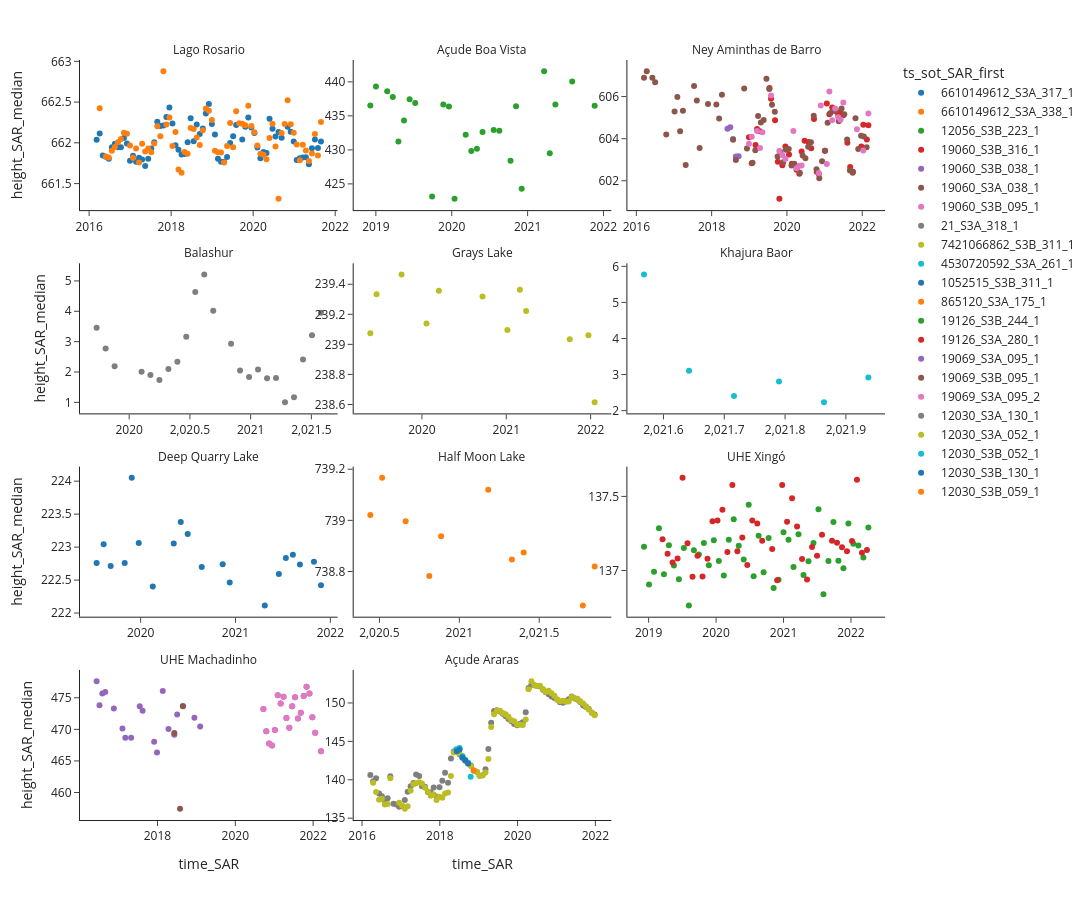

The notebook cell saved with this chart:
### Code cell
#Plot Final outcome
import plotly.express as px
from plotly.subplots import make_subplots
import plotly.graph_objects as go


df=df_final_SAR
x_fd='time_SAR'
y_fd='height_SAR_median'
facet='lake_name_SAR_first'
color='ts_sot_SAR_first'
fig = px.scatter(df, x=x_fd, y=y_fd, 
                 facet_col=facet,color=color,facet_col_wrap=3,
                 # color_discrete_sequence=["#7570b3","#d95f02"],
                 template="simple_white", width=1200, height=900)
# fig.update_traces(marker=dict(size=5,color='#661666'))
fig.update_xaxes(matches=None)
fig.update_yaxes(matches=None)

fig.for_each_annotation(lambda a: a.update(text=a.text.split("=")[-1]))
fig.for_each_yaxis(lambda y: y.update(showticklabels=True,matches=None))
fig.for_each_xaxis(lambda x: x.update(showticklabels=True,matches=None))

fig.show()
del df

### Figure 1 — Plotly figure (JSON) as saved in the notebook; plotly's stock layout.template omitted (floating-point values rounded to 4 significant figures)
{"data": [{"hovertemplate": "ts_sot_SAR_first=6610149612_S3A_317_1<br>lake_name_SAR_first=Lago Rosario<br>time_SAR=%{x}<br>height_SAR_median=%{y}<extra></extra>", "legendgroup": "6610149612_S3A_317_1", "marker": {"color": "#1F77B4", "symbol": "circle"}, "mode": "markers", "name": "6610149612_S3A_317_1", "orientation": "v", "showlegend": true, "type": "scatter", "x": [2016.0, 2016.0, 2016.0, 2016.0, 2016.0, 2017.0, 2017.0, 2017.0, 2017.0, 2017.0, 2017.0, 2017.0, 2017.0, 2017.0, 2017.0, 2017.0, 2017.0, 2017.0, 2018.0, 2018.0, 2018.0, 2018.0, 2018.0, 2018.0, 2018.0, 2018.0, 2018.0, 2018.0, 2018.0, 2018.0, 2018.0, 2018.0, 2019.0, 2019.0, 2019.0, 2019.0, 2019.0, 2019.0, 2019.0, 2019.0, 2019.0, 2019.0, 2019.0, 2019.0, 2019.0, 2020.0, 2020.0, 2020.0, 2020.0, 2020.0, 2020.0, 2020.0, 2020.0, 2020.0, 2020.0, 2020.0, 2020.0, 2020.0, 2021.0, 2021.0, 2021.0, 2021.0, 2021.0, 2021.0, 2021.0, 2021.0, 2021.0, 2021.0, 2021.0, 2021.0, 2022.0, 2022.0, 2022.0], "xaxis": "x10", "y": [662.0, 662.1, 661.8, 661.8, 661.8, 661.9, 662.0, 661.9, 661.9, 662.1, 662.0, 661.8, 661.8, 661.8, 661.8, 661.8, 661.7, 661.8, 661.9, 662.0, 662.3, 662.2, 662.2, 662.3, 662.4, 662.2, 662.0, 661.9, 661.9, 661.9, 662.0, 662.3, 662.0, 662.2, 662.1, 662.2, 662.4, 662.5, 662.2, 662.1, 661.8, 661.8, 661.8, 661.8, 662.0, 662.1, 662.2, 662.0, 662.2, 662.3, 662.2, 662.1, 661.9, 661.8, 661.9, 661.9, 662.3, 662.2, 662.1, 662.1, 662.1, 662.2, 662.1, 662.0, 661.8, 661.8, 661.8, 661.8, 661.7, 661.9, 662.0, 661.9, 662.0], "yaxis": "y10"}, {"hovertemplate": "ts_sot_SAR_first=6610149612_S3A_338_1<br>lake_name_SAR_first=Lago Rosario<br>time_SAR=%{x}<br>height_SAR_median=%{y}<extra></extra>", "legendgroup": "6610149612_S3A_338_1", "marker": {"color": "#FF7F0E", "symbol": "circle"}, "mode": "markers", "name": "6610149612_S3A_338_1", "orientation": "v", "showlegend": true, "type": "scatter", "x": [2016.0, 2016.0, 2016.0, 2017.0, 2017.0, 2017.0, 2017.0, 2017.0, 2017.0, 2017.0, 2017.0, 2017.0, 2017.0, 2017.0, 2017.0, 2017.0, 2018.0, 2018.0, 2018.0, 2018.0, 2018.0, 2018.0, 2018.0, 2018.0, 2018.0, 2018.0, 2018.0, 2018.0, 2018.0, 2018.0, 2019.0, 2019.0, 2019.0, 2019.0, 2019.0, 2019.0, 2019.0, 2019.0, 2019.0, 2019.0, 2019.0, 2019.0, 2019.0, 2020.0, 2020.0, 2020.0, 2020.0, 2020.0, 2020.0, 2020.0, 2020.0, 2020.0, 2020.0, 2020.0, 2020.0, 2020.0, 2020.0, 2021.0, 2021.0, 2021.0, 2021.0, 2021.0, 2021.0, 2021.0, 2021.0, 2021.0, 2021.0, 2021.0, 2021.0, 2021.0, 2022.0, 2022.0, 2022.0], "xaxis": "x10", "y": [662.4, 661.8, 661.8, 661.9, 661.9, 662.0, 662.0, 662.1, 662.1, 662.0, 661.8, 661.9, 661.8, 662.0, 661.9, 661.9, 661.9, 662.0, 662.2, 662.1, 662.9, 662.2, 662.3, 662.0, 662.1, 661.7, 661.6, 661.9, 661.9, 662.2, 662.2, 662.1, 662.0, 662.2, 662.4, 662.4, 662.3, 661.9, 661.9, 661.9, 661.8, 662.0, 662.2, 661.9, 662.4, 662.2, 662.2, 662.2, 662.5, 662.2, 662.1, 662.0, 661.9, 661.9, 661.8, 662.1, 662.2, 662.0, 661.3, 662.1, 662.2, 662.5, 662.2, 662.1, 662.0, 661.8, 662.0, 661.9, 661.8, 661.9, 662.1, 661.8, 662.3], "yaxis": "y10"}, {"hovertemplate": "ts_sot_SAR_first=12056_S3B_223_1<br>lake_name_SAR_first=Açude Boa Vista<br>time_SAR=%{x}<br>height_SAR_median=%{y}<extra></extra>", "legendgroup": "12056_S3B_223_1", "marker": {"color": "#2CA02C", "symbol": "circle"}, "mode": "markers", "name": "12056_S3B_223_1", "orientation": "v", "showlegend": true, "type": "scatter", "x": [2019.0, 2019.0, 2019.0, 2019.0, 2019.0, 2019.0, 2019.0, 2020.0, 2020.0, 2020.0, 2020.0, 2020.0, 2020.0, 2020.0, 2020.0, 2020.0, 2021.0, 2021.0, 2021.0, 2021.0, 2021.0, 2021.0, 2021.0, 2021.0, 2022.0, 2022.0], "xaxis": "x11", "y": [436.5, 439.3, 438.6, 437.8, 431.2, 434.3, 437.4, 436.9, 423.2, 436.7, 436.4, 422.8, 432.2, 429.8, 430.1, 432.6, 432.9, 432.8, 428.4, 436.4, 424.3, 441.6, 429.5, 436.7, 440.0, 436.5], "yaxis": "y11"}, {"hovertemplate": "ts_sot_SAR_first=19060_S3B_316_1<br>lake_name_SAR_first=Ney Aminthas de Barro<br>time_SAR=%{x}<br>height_SAR_median=%{y}<extra></extra>", "legendgroup": "19060_S3B_316_1", "marker": {"color": "#D62728", "symbol": "circle"}, "mode": "markers", "name": "19060_S3B_316_1", "orientation": "v", "showlegend": true, "type": "scatter", "x": [2019.0, 2019.0, 2019.0, 2019.0, 2019.0, 2020.0, 2020.0, 2020.0, 2020.0, 2020.0, 2020.0, 2020.0, 2020.0, 2020.0, 2020.0, 2020.0, 2020.0, 2020.0, 2020.0, 2021.0, 2021.0, 2021.0, 2021.0, 2021.0, 2021.0, 2021.0, 2021.0, 2021.0, 2021.0, 2021.0, 2021.0, 2021.0, 2022.0, 2022.0, 2022.0, 2022.0, 2022.0, 2022.0, 2022.0], "xaxis": "x12", "y": [604.1, 602.8, 603.7, 604.5, 604.4, 606.4, 605.9, 604.9, 602.9, 601.1, 602.7, 603.6, 603.2, 602.8, 602.7, 602.5, 602.3, 603.4, 603.9, 603.8, 603.5, 604.9, 602.4, 602.3, 603.4, 605.7, 605.2, 605.5, 605.3, 605.1, 605.2, 605.1, 603.8, 602.6, 602.4, 603.6, 604.7, 604.0, 604.6], "yaxis": "y12"}, {"hovertemplate": "ts_sot_SAR_first=19060_S3B_038_1<br>lake_name_SAR_first=Ney Aminthas de Barro<br>time_SAR=%{x}<br>height_SAR_median=%{y}<extra></extra>", "legendgroup": "19060_S3B_038_1", "marker": {"color": "#9467BD", "symbol": "circle"}, "mode": "markers", "name": "19060_S3B_038_1", "orientation": "v", "showlegend": true, "type": "scatter", "x": [2018.0, 2018.0, 2019.0, 2019.0, 2019.0], "xaxis": "x12", "y": [604.5, 604.5, 604.0, 603.1, 603.2], "yaxis": "y12"}, {"hovertemplate": "ts_sot_SAR_first=19060_S3A_038_1<br>lake_name_SAR_first=Ney Aminthas de Barro<br>time_SAR=%{x}<br>height_SAR_median=%{y}<extra></extra>", "legendgroup": "19060_S3A_038_1", "marker": {"color": "#8C564B", "symbol": "circle"}, "mode": "markers", "name": "19060_S3A_038_1", "orientation": "v", "showlegend": true, "type": "scatter", "x": [2016.0, 2016.0, 2016.0, 2016.0, 2017.0, 2017.0, 2017.0, 2017.0, 2017.0, 2017.0, 2018.0, 2018.0, 2018.0, 2018.0, 2018.0, 2018.0, 2018.0, 2019.0, 2019.0, 2019.0, 2019.0, 2019.0, 2019.0, 2019.0, 2019.0, 2019.0, 2019.0, 2020.0, 2020.0, 2020.0, 2020.0, 2020.0, 2020.0, 2020.0, 2020.0, 2020.0, 2020.0, 2020.0, 2020.0, 2020.0, 2020.0, 2021.0, 2021.0, 2021.0, 2021.0, 2021.0, 2021.0, 2021.0, 2021.0, 2021.0, 2021.0, 2021.0, 2021.0, 2021.0, 2022.0, 2022.0, 2022.0, 2022.0, 2022.0, 2022.0, 2022.0, 2022.0, 2022.0], "xaxis": "x12", "y": [606.9, 607.2, 606.9, 606.7, 604.2, 605.3, 606.0, 604.4, 605.3, 602.8, 606.5, 605.8, 603.6, 605.6, 605.6, 605.0, 606.1, 603.9, 603.0, 606.4, 603.5, 602.9, 603.5, 605.1, 604.8, 604.9, 606.9, 606.4, 605.6, 605.3, 603.1, 603.4, 602.9, 603.5, 603.5, 602.7, 602.8, 602.7, 602.4, 603.2, 603.1, 603.6, 603.8, 605.1, 602.5, 602.1, 602.9, 603.4, 604.8, 605.2, 605.3, 605.3, 604.8, 605.4, 605.2, 604.0, 602.5, 602.4, 605.0, 603.5, 604.1, 604.1, 603.6], "yaxis": "y12"}, {"hovertemplate": "ts_sot_SAR_first=19060_S3B_095_1<br>lake_name_SAR_first=Ney Aminthas de Barro<br>time_SAR=%{x}<br>height_SAR_median=%{y}<extra></extra>", "legendgroup": "19060_S3B_095_1", "marker": {"color": "#E377C2", "symbol": "circle"}, "mode": "markers", "name": "19060_S3B_095_1", "orientation": "v", "showlegend": true, "type": "scatter", "x": [2019.0, 2019.0, 2019.0, 2019.0, 2019.0, 2020.0, 2020.0, 2020.0, 2020.0, 2020.0, 2020.0, 2020.0, 2020.0, 2021.0, 2021.0, 2021.0, 2021.0, 2021.0, 2021.0, 2021.0, 2021.0, 2021.0, 2022.0, 2022.0, 2022.0], "xaxis": "x12", "y": [603.8, 604.1, 604.4, 603.6, 604.3, 606.1, 603.4, 603.2, 603.0, 604.4, 602.6, 602.7, 602.7, 602.4, 605.6, 602.8, 606.2, 604.9, 605.4, 605.0, 604.9, 605.7, 604.4, 603.4, 605.2], "yaxis": "y12"}, {"hovertemplate": "ts_sot_SAR_first=21_S3A_318_1<br>lake_name_SAR_first=Balashur<br>time_SAR=%{x}<br>height_SAR_median=%{y}<extra></extra>", "legendgroup": "21_S3A_318_1", "marker": {"color": "#7F7F7F", "symbol": "circle"}, "mode": "markers", "name": "21_S3A_318_1", "orientation": "v", "showlegend": true, "type": "scatter", "x": [2020.0, 2020.0, 2020.0, 2020.0, 2020.0, 2020.0, 2020.0, 2020.0, 2020.0, 2021.0, 2021.0, 2021.0, 2021.0, 2021.0, 2021.0, 2021.0, 2021.0, 2021.0, 2021.0, 2021.0, 2021.0, 2022.0, 2022.0], "xaxis": "x7", "y": [3.462, 2.777, 2.187, 2.008, 1.905, 1.735, 2.099, 2.342, 3.158, 4.636, 5.21, 4.021, 2.932, 2.048, 1.835, 2.085, 1.798, 1.806, 1.007, 1.167, 2.409, 3.21, 3.953], "yaxis": "y7"}, {"hovertemplate": "ts_sot_SAR_first=7421066862_S3B_311_1<br>lake_name_SAR_first=Grays Lake<br>time_SAR=%{x}<br>height_SAR_median=%{y}<extra></extra>", "legendgroup": "7421066862_S3B_311_1", "marker": {"color": "#BCBD22", "symbol": "circle"}, "mode": "markers", "name": "7421066862_S3B_311_1", "orientation": "v", "showlegend": true, "type": "scatter", "x": [2019.0, 2019.0, 2020.0, 2020.0, 2020.0, 2021.0, 2021.0, 2021.0, 2021.0, 2022.0, 2022.0, 2022.0], "xaxis": "x8", "y": [239.1, 239.3, 239.5, 239.1, 239.4, 239.3, 239.1, 239.4, 239.2, 239.0, 239.1, 238.6], "yaxis": "y8"}, {"hovertemplate": "ts_sot_SAR_first=4530720592_S3A_261_1<br>lake_name_SAR_first=Khajura Baor<br>time_SAR=%{x}<br>height_SAR_median=%{y}<extra></extra>", "legendgroup": "4530720592_S3A_261_1", "marker": {"color": "#17BECF", "symbol": "circle"}, "mode": "markers", "name": "4530720592_S3A_261_1", "orientation": "v", "showlegend": true, "type": "scatter", "x": [2022.0, 2022.0, 2022.0, 2022.0, 2022.0, 2022.0], "xaxis": "x9", "y": [5.772, 3.107, 2.407, 2.808, 2.235, 2.919], "yaxis": "y9"}, {"hovertemplate": "ts_sot_SAR_first=1052515_S3B_311_1<br>lake_name_SAR_first=Deep Quarry Lake<br>time_SAR=%{x}<br>height_SAR_median=%{y}<extra></extra>", "legendgroup": "1052515_S3B_311_1", "marker": {"color": "#1F77B4", "symbol": "circle"}, "mode": "markers", "name": "1052515_S3B_311_1", "orientation": "v", "showlegend": true, "type": "scatter", "x": [2020.0, 2020.0, 2020.0, 2020.0, 2020.0, 2020.0, 2020.0, 2020.0, 2020.0, 2020.0, 2021.0, 2021.0, 2021.0, 2021.0, 2021.0, 2022.0, 2022.0, 2022.0, 2022.0, 2022.0], "xaxis": "x4", "y": [222.8, 223.0, 222.7, 222.8, 224.1, 223.1, 222.4, 223.1, 223.4, 223.2, 222.7, 222.7, 222.5, 222.1, 222.6, 222.8, 222.9, 222.7, 222.8, 222.4], "yaxis": "y4"}, {"hovertemplate": "ts_sot_SAR_first=865120_S3A_175_1<br>lake_name_SAR_first=Half Moon Lake<br>time_SAR=%{x}<br>height_SAR_median=%{y}<extra></extra>", "legendgroup": "865120_S3A_175_1", "marker": {"color": "#FF7F0E", "symbol": "circle"}, "mode": "markers", "name": "865120_S3A_175_1", "orientation": "v", "showlegend": true, "type": "scatter", "x": [2020.0, 2021.0, 2021.0, 2021.0, 2021.0, 2021.0, 2021.0, 2021.0, 2022.0, 2022.0], "xaxis": "x5", "y": [739.0, 739.2, 739.0, 738.8, 738.9, 739.1, 738.8, 738.9, 738.7, 738.8], "yaxis": "y5"}, {"hovertemplate": "ts_sot_SAR_first=19126_S3B_244_1<br>lake_name_SAR_first=UHE Xingó<br>time_SAR=%{x}<br>height_SAR_median=%{y}<extra></extra>", "legendgroup": "19126_S3B_244_1", "marker": {"color": "#2CA02C", "symbol": "circle"}, "mode": "markers", "name": "19126_S3B_244_1", "orientation": "v", "showlegend": true, "type": "scatter", "x": [2019.0, 2019.0, 2019.0, 2019.0, 2019.0, 2019.0, 2019.0, 2019.0, 2020.0, 2020.0, 2020.0, 2020.0, 2020.0, 2020.0, 2020.0, 2020.0, 2020.0, 2020.0, 2020.0, 2020.0, 2020.0, 2020.0, 2021.0, 2021.0, 2021.0, 2021.0, 2021.0, 2021.0, 2021, 2021.0, 2021.0, 2021.0, 2021.0, 2021.0, 2021.0, 2022.0, 2022.0, 2022.0, 2022.0, 2022.0, 2022.0, 2022.0, 2022.0, 2022.0, 2022.0, 2022.0], "xaxis": "x6", "y": [137.2, 136.9, 137.0, 137.3, 137.0, 137.2, 137.0, 136.9, 137.2, 136.8, 137.1, 137.1, 137.2, 137.0, 137.2, 137.1, 137.0, 137.2, 137.3, 137.2, 137.1, 137.4, 137.0, 137.2, 137.0, 137.2, 136.9, 136.9, 137.3, 137.2, 137.0, 137.2, 137.0, 137.1, 137.2, 137.4, 136.8, 137.1, 137.3, 137.1, 137.0, 137.3, 137.2, 137.2, 137.1, 137.3], "yaxis": "y6"}, {"hovertemplate": "ts_sot_SAR_first=19126_S3A_280_1<br>lake_name_SAR_first=UHE Xingó<br>time_SAR=%{x}<br>height_SAR_median=%{y}<extra></extra>", "legendgroup": "19126_S3A_280_1", "marker": {"color": "#D62728", "symbol": "circle"}, "mode": "markers", "name": "19126_S3A_280_1", "orientation": "v", "showlegend": true, "type": "scatter", "x": [2019.0, 2019.0, 2019.0, 2019.0, 2020.0, 2020.0, 2020.0, 2020.0, 2020.0, 2020.0, 2020.0, 2020.0, 2020.0, 2020.0, 2020.0, 2020.0, 2020.0, 2020.0, 2021.0, 2021.0, 2021.0, 2021.0, 2021.0, 2021.0, 2021.0, 2021.0, 2021.0, 2021.0, 2021.0, 2021.0, 2021.0, 2022.0, 2022.0, 2022.0, 2022.0, 2022.0, 2022.0, 2022.0, 2022.0, 2022.0], "xaxis": "x6", "y": [137.2, 137.1, 137.1, 137.1, 137.6, 137.2, 137.0, 137.1, 137.0, 137.1, 137.3, 137.3, 137.4, 137.1, 137.6, 137.1, 137.2, 137.0, 137.3, 137.3, 137.2, 137.1, 136.9, 137.6, 137.3, 137.5, 137.3, 137.1, 136.9, 137.2, 137.1, 137.2, 137.2, 137.2, 137.2, 137.1, 137.2, 137.6, 137.1, 137.1], "yaxis": "y6"}, {"hovertemplate": "ts_sot_SAR_first=19069_S3A_095_1<br>lake_name_SAR_first=UHE Machadinho<br>time_SAR=%{x}<br>height_SAR_median=%{y}<extra></extra>", "legendgroup": "19069_S3A_095_1", "marker": {"color": "#9467BD", "symbol": "circle"}, "mode": "markers", "name": "19069_S3A_095_1", "orientation": "v", "showlegend": true, "type": "scatter", "x": [2016.0, 2017.0, 2017.0, 2017.0, 2017.0, 2017.0, 2017.0, 2017.0, 2018.0, 2018.0, 2018.0, 2018.0, 2018.0, 2018.0, 2018.0, 2019.0, 2019.0, 2019.0, 2019.0, 2021.0, 2021.0, 2021.0, 2021.0, 2021.0, 2021.0, 2021.0, 2021.0, 2021.0, 2021.0, 2021.0, 2022.0, 2022.0, 2022.0, 2022.0, 2022.0, 2022.0, 2022.0, 2022.0, 2022.0], "xaxis": "x", "y": [477.6, 473.8, 475.7, 475.9, 473.3, 470.1, 468.7, 468.7, 473.7, 472.9, 468.0, 466.3, 476.1, 470.1, 469.2, 472.3, 473.7, 471.8, 470.5, 473.2, 469.7, 467.7, 467.4, 469.9, 475.4, 474.1, 475.2, 471.8, 470.2, 473.7, 475.1, 471.7, 472.6, 475.3, 476.7, 475.7, 471.9, 469.5, 466.5], "yaxis": "y"}, {"hovertemplate": "ts_sot_SAR_first=19069_S3B_095_1<br>lake_name_SAR_first=UHE Machadinho<br>time_SAR=%{x}<br>height_SAR_median=%{y}<extra></extra>", "legendgroup": "19069_S3B_095_1", "marker": {"color": "#8C564B", "symbol": "circle"}, "mode": "markers", "name": "19069_S3B_095_1", "orientation": "v", "showlegend": true, "type": "scatter", "x": [2018.0, 2019.0, 2019.0], "xaxis": "x", "y": [469.4, 457.4, 473.7], "yaxis": "y"}, {"hovertemplate": "ts_sot_SAR_first=19069_S3A_095_2<br>lake_name_SAR_first=UHE Machadinho<br>time_SAR=%{x}<br>height_SAR_median=%{y}<extra></extra>", "legendgroup": "19069_S3A_095_2", "marker": {"color": "#E377C2", "symbol": "circle"}, "mode": "markers", "name": "19069_S3A_095_2", "orientation": "v", "showlegend": true, "type": "scatter", "x": [2021.0, 2021.0, 2021.0, 2021.0, 2021.0, 2021.0, 2021.0, 2021.0, 2021.0, 2021.0, 2021.0, 2022.0, 2022.0, 2022.0, 2022.0, 2022.0, 2022.0, 2022.0, 2022.0, 2022.0], "xaxis": "x", "y": [473.2, 469.7, 467.7, 467.4, 469.9, 475.4, 474.1, 475.2, 471.8, 470.2, 473.7, 475.1, 471.7, 472.6, 475.3, 476.7, 475.7, 471.9, 469.5, 466.5], "yaxis": "y"}, {"hovertemplate": "ts_sot_SAR_first=12030_S3A_130_1<br>lake_name_SAR_first=Açude Araras<br>time_SAR=%{x}<br>height_SAR_median=%{y}<extra></extra>", "legendgroup": "12030_S3A_130_1", "marker": {"color": "#7F7F7F", "symbol": "circle"}, "mode": "markers", "name": "12030_S3A_130_1", "orientation": "v", "showlegend": true, "type": "scatter", "x": [2016.0, 2016.0, 2016.0, 2016.0, 2017.0, 2017.0, 2017.0, 2017.0, 2017.0, 2017.0, 2017.0, 2017.0, 2017.0, 2017.0, 2017.0, 2017.0, 2017.0, 2017.0, 2018.0, 2018.0, 2018.0, 2018.0, 2018.0, 2018.0, 2018.0, 2018.0, 2018.0, 2018.0, 2018.0, 2018.0, 2018.0, 2019.0, 2019.0, 2019.0, 2019.0, 2019.0, 2019.0, 2019.0, 2019.0, 2019.0, 2019.0, 2019.0, 2019.0, 2019.0, 2019.0, 2020.0, 2020.0, 2020.0, 2020.0, 2020.0, 2020.0, 2020.0, 2020.0, 2020.0, 2020.0, 2020.0, 2020.0, 2020.0, 2021.0, 2021.0, 2021.0, 2021.0, 2021.0, 2021.0, 2021.0, 2021.0, 2021.0, 2021.0, 2021.0, 2021.0, 2021.0, 2021.0, 2022.0, 2022.0, 2022.0, 2022.0, 2022.0, 2022.0, 2022.0], "xaxis": "x2", "y": [140.6, 139.8, 140.2, 138.2, 137.9, 137.2, 137.6, 140.4, 136.9, 136.8, 136.5, 136.6, 137.4, 138.4, 139.2, 139.6, 140.7, 140.5, 139.2, 139.1, 138.4, 138.4, 139.0, 137.8, 139.0, 139.9, 140.9, 139.6, 142.8, 143.7, 143.7, 143.3, 142.9, 142.6, 142.1, 141.8, 141.2, 141.1, 140.5, 140.6, 141.4, 144.0, 147.4, 149.0, 149.1, 148.9, 148.6, 148.3, 147.9, 147.6, 147.3, 147.1, 147.3, 147.5, 148.8, 152.0, 152.4, 152.3, 152.2, 152.1, 151.7, 151.4, 151.1, 150.9, 150.7, 150.4, 150.1, 150.0, 150.2, 150.5, 150.8, 150.6, 150.5, 150.1, 149.7, 149.5, 149.2, 148.7, 148.5], "yaxis": "y2"}, {"hovertemplate": "ts_sot_SAR_first=12030_S3A_052_1<br>lake_name_SAR_first=Açude Araras<br>time_SAR=%{x}<br>height_SAR_median=%{y}<extra></extra>", "legendgroup": "12030_S3A_052_1", "marker": {"color": "#BCBD22", "symbol": "circle"}, "mode": "markers", "name": "12030_S3A_052_1", "orientation": "v", "showlegend": true, "type": "scatter", "x": [2016.0, 2016.0, 2016.0, 2017.0, 2017.0, 2017.0, 2017.0, 2017.0, 2017.0, 2017.0, 2017.0, 2017.0, 2017.0, 2017.0, 2017.0, 2018.0, 2018.0, 2018.0, 2018.0, 2018.0, 2018.0, 2018.0, 2018.0, 2018.0, 2018.0, 2018.0, 2018.0, 2018.0, 2019.0, 2019.0, 2019.0, 2019.0, 2019.0, 2019.0, 2019.0, 2019.0, 2019.0, 2019.0, 2019.0, 2019.0, 2019.0, 2019.0, 2020.0, 2020.0, 2020.0, 2020.0, 2020.0, 2020.0, 2020.0, 2020.0, 2020.0, 2020.0, 2020.0, 2020.0, 2020.0, 2021.0, 2021.0, 2021.0, 2021.0, 2021.0, 2021.0, 2021.0, 2021.0, 2021.0, 2021.0, 2021.0, 2021.0, 2021.0, 2021.0, 2022.0, 2022.0, 2022.0, 2022.0, 2022.0, 2022.0, 2022.0], "xaxis": "x2", "y": [139.6, 138.4, 137.4, 137.5, 136.8, 136.9, 140.2, 137.0, 136.7, 136.2, 136.5, 138.6, 139.4, 139.5, 139.7, 139.5, 138.9, 138.5, 137.9, 138.1, 137.4, 137.8, 137.6, 138.2, 138.3, 140.5, 143.5, 143.6, 143.4, 143.1, 142.5, 142.2, 141.8, 141.2, 141.0, 140.5, 140.6, 141.0, 142.7, 146.9, 148.5, 149.0, 149.0, 148.7, 148.5, 148.2, 147.8, 147.6, 147.2, 147.2, 147.1, 147.8, 151.8, 152.8, 152.3, 152.2, 152.2, 151.8, 151.4, 151.6, 151.3, 150.9, 150.4, 150.2, 150.3, 150.1, 150.2, 150.8, 150.6, 150.5, 150.2, 149.9, 149.6, 149.2, 148.8, 148.4], "yaxis": "y2"}, {"hovertemplate": "ts_sot_SAR_first=12030_S3B_052_1<br>lake_name_SAR_first=Açude Araras<br>time_SAR=%{x}<br>height_SAR_median=%{y}<extra></extra>", "legendgroup": "12030_S3B_052_1", "marker": {"color": "#17BECF", "symbol": "circle"}, "mode": "markers", "name": "12030_S3B_052_1", "orientation": "v", "showlegend": true, "type": "scatter", "x": [2018.0, 2019.0, 2019.0, 2019.0, 2019.0, 2019.0], "xaxis": "x2", "y": [144.0, 144.1, 143.1, 142.6, 142.2, 140.4], "yaxis": "y2"}, {"hovertemplate": "ts_sot_SAR_first=12030_S3B_130_1<br>lake_name_SAR_first=Açude Araras<br>time_SAR=%{x}<br>height_SAR_median=%{y}<extra></extra>", "legendgroup": "12030_S3B_130_1", "marker": {"color": "#1F77B4", "symbol": "circle"}, "mode": "markers", "name": "12030_S3B_130_1", "orientation": "v", "showlegend": true, "type": "scatter", "x": [2018.0, 2019.0, 2019.0, 2019.0, 2019.0], "xaxis": "x2", "y": [143.7, 143.9, 142.9, 142.5, 142.1], "yaxis": "y2"}, {"hovertemplate": "ts_sot_SAR_first=12030_S3B_059_1<br>lake_name_SAR_first=Açude Araras<br>time_SAR=%{x}<br>height_SAR_median=%{y}<extra></extra>", "legendgroup": "12030_S3B_059_1", "marker": {"color": "#FF7F0E", "symbol": "circle"}, "mode": "markers", "name": "12030_S3B_059_1", "orientation": "v", "showlegend": true, "type": "scatter", "x": [2019.0], "xaxis": "x2", "y": [141.2], "yaxis": "y2"}], "layout": {"annotations": [{"font": {}, "showarrow": false, "text": "UHE Machadinho", "x": 0.16, "xanchor": "center", "xref": "paper", "y": 0.1975, "yanchor": "bottom", "yref": "paper"}, {"font": {}, "showarrow": false, "text": "Açude Araras", "x": 0.5, "xanchor": "center", "xref": "paper", "y": 0.1975, "yanchor": "bottom", "yref": "paper"}, {"font": {}, "showarrow": false, "text": "Deep Quarry Lake", "x": 0.16, "xanchor": "center", "xref": "paper", "y": 0.465, "yanchor": "bottom", "yref": "paper"}, {"font": {}, "showarrow": false, "text": "Half Moon Lake", "x": 0.5, "xanchor": "center", "xref": "paper", "y": 0.465, "yanchor": "bottom", "yref": "paper"}, {"font": {}, "showarrow": false, "text": "UHE Xingó", "x": 0.84, "xanchor": "center", "xref": "paper", "y": 0.465, "yanchor": "bottom", "yref": "paper"}, {"font": {}, "showarrow": false, "text": "Balashur", "x": 0.16, "xanchor": "center", "xref": "paper", "y": 0.7325, "yanchor": "bottom", "yref": "paper"}, {"font": {}, "showarrow": false, "text": "Grays Lake", "x": 0.5, "xanchor": "center", "xref": "paper", "y": 0.7325, "yanchor": "bottom", "yref": "paper"}, {"font": {}, "showarrow": false, "text": "Khajura Baor", "x": 0.84, "xanchor": "center", "xref": "paper", "y": 0.7325, "yanchor": "bottom", "yref": "paper"}, {"font": {}, "showarrow": false, "text": "Lago Rosario", "x": 0.16, "xanchor": "center", "xref": "paper", "y": 1, "yanchor": "bottom", "yref": "paper"}, {"font": {}, "showarrow": false, "text": "Açude Boa Vista", "x": 0.5, "xanchor": "center", "xref": "paper", "y": 1, "yanchor": "bottom", "yref": "paper"}, {"font": {}, "showarrow": false, "text": "Ney Aminthas de Barro", "x": 0.84, "xanchor": "center", "xref": "paper", "y": 1, "yanchor": "bottom", "yref": "paper"}], "height": 900, "legend": {"title": {"text": "ts_sot_SAR_first"}, "tracegroupgap": 0}, "margin": {"t": 60}, "width": 1200, "xaxis": {"anchor": "y", "autorange": true, "domain": [0, 0.32], "range": [2016.0, 2023.0], "showticklabels": true, "title": {"text": "time_SAR"}, "type": "linear"}, "xaxis10": {"anchor": "y10", "autorange": true, "domain": [0, 0.32], "range": [2016.0, 2022.0], "showticklabels": true, "type": "linear"}, "xaxis11": {"anchor": "y11", "autorange": true, "domain": [0.34, 0.66], "range": [2019.0, 2022.0], "showticklabels": true, "type": "linear"}, "xaxis12": {"anchor": "y12", "autorange": true, "domain": [0.68, 1.0], "range": [2016.0, 2023.0], "showticklabels": true, "type": "linear"}, "xaxis2": {"anchor": "y2", "autorange": true, "domain": [0.34, 0.66], "range": [2016.0, 2022.0], "showticklabels": true, "title": {"text": "time_SAR"}, "type": "linear"}, "xaxis3": {"anchor": "y3", "domain": [0.68, 1.0], "showticklabels": true, "title": {"text": "time_SAR"}}, "xaxis4": {"anchor": "y4", "autorange": true, "domain": [0, 0.32], "range": [2019.0, 2022.0], "showticklabels": true, "type": "linear"}, "xaxis5": {"anchor": "y5", "autorange": true, "domain": [0.34, 0.66], "range": [2020.0, 2022.0], "showticklabels": true, "type": "linear"}, "xaxis6": {"anchor": "y6", "autorange": true, "domain": [0.68, 1.0], "range": [2019.0, 2022.0], "showticklabels": true, "type": "linear"}, "xaxis7": {"anchor": "y7", "autorange": true, "domain": [0, 0.32], "range": [2020.0, 2022.0], "showticklabels": true, "type": "linear"}, "xaxis8": {"anchor": "y8", "autorange": true, "domain": [0.34, 0.66], "range": [2019.0, 2022.0], "showticklabels": true, "type": "linear"}, "xaxis9": {"anchor": "y9", "autorange": true, "domain": [0.68, 1.0], "range": [2022.0, 2022.0], "showticklabels": true, "type": "linear"}, "yaxis": {"anchor": "x", "autorange": true, "domain": [0, 0.1975], "range": [455.6, 479.4], "showticklabels": true, "title": {"text": "height_SAR_median"}, "type": "linear"}, "yaxis10": {"anchor": "x10", "autorange": true, "domain": [0.8025, 1], "range": [661.2, 663.0], "showticklabels": true, "title": {"text": "height_SAR_median"}, "type": "linear"}, "yaxis11": {"anchor": "x11", "autorange": true, "domain": [0.8025, 1], "range": [421.1, 443.2], "showticklabels": true, "type": "linear"}, "yaxis12": {"anchor": "x12", "autorange": true, "domain": [0.8025, 1], "range": [600.6, 607.7], "showticklabels": true, "type": "linear"}, "yaxis2": {"anchor": "x2", "autorange": true, "domain": [0, 0.1975], "range": [134.8, 154.3], "showticklabels": true, "type": "linear"}, "yaxis3": {"anchor": "x3", "domain": [0, 0.1975], "showticklabels": true}, "yaxis4": {"anchor": "x4", "autorange": true, "domain": [0.2675, 0.465], "range": [221.9, 224.2], "showticklabels": true, "title": {"text": "height_SAR_median"}, "type": "linear"}, "yaxis5": {"anchor": "x5", "autorange": true, "domain": [0.2675, 0.465], "range": [738.6, 739.2], "showticklabels": true, "type": "linear"}, "yaxis6": {"anchor": "x6", "autorange": true, "domain": [0.2675, 0.465], "range": [136.7, 137.7], "showticklabels": true, "type": "linear"}, "yaxis7": {"anchor": "x7", "autorange": true, "domain": [0.535, 0.7325], "range": [0.6367, 5.581], "showticklabels": true, "title": {"text": "height_SAR_median"}, "type": "linear"}, "yaxis8": {"anchor": "x8", "autorange": true, "domain": [0.535, 0.7325], "range": [238.5, 239.5], "showticklabels": true, "type": "linear"}, "yaxis9": {"anchor": "x9", "autorange": true, "domain": [0.535, 0.7325], "range": [1.923, 6.084], "showticklabels": true, "type": "linear"}}}
